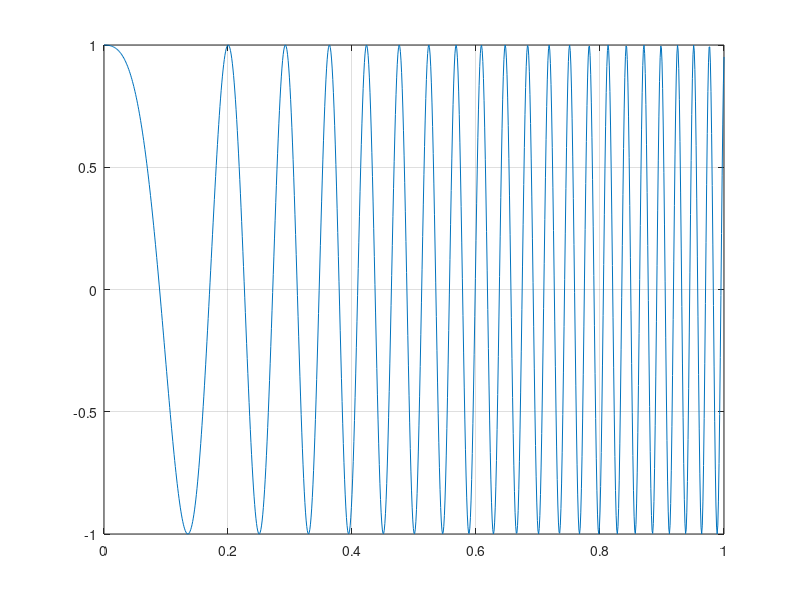

Recreate this plot in MATLAB. (Note: this script raises an error after producing the figure.)
clear all
clc
global w;
global hn;
NmbrOfElements = 6;
%TYPE 1 ......Wb
%TYPE 2.......Wc
%TYPE 3.......Wd
%TYPE 4.......We
%TYPE 5.......Wf
%TYPE 6.......Wg
% colors: magenta,cyan,red, green, blue, black
LineColors       = {'m','c','r','g','b','x'}';
Fs = 1000;          % 1kHz sample rate
t = 0:1/Fs:1;      % 1 seconds @ 1kHz sample rate
fo = 1; f1 = 400;   % Start at 10Hz, go up to 400Hz
y = chirp(t,fo,10,f1)';
plot(t,y');
MyInput = y';
InputSignal = cat(2,t',y);
grid on;

%----- Plot Wb in BS6841 -------------------------------
FilteredSignal = bs6841(y,1,Fs);
Freq = w/2*pi;
semilogx(Freq,20*log10(hn),'m');
hold on;
%----- Plot Wc in BS6841 -------------------------------
FilteredSignal = bs6841(y,2,Fs);
Freq = w/2*pi;
semilogx(Freq,20*log10(hn),'c');
%----- Plot Wd in BS6841 -------------------------------
FilteredSignal = bs6841(y,3,Fs);
Freq = w/2*pi;
semilogx(Freq,20*log10(hn),'r');
%----- Plot We in BS6841 -------------------------------
FilteredSignal = bs6841(y,4,Fs);
Freq = w/2*pi;
semilogx(Freq,20*log10(hn),'g');
%----- Plot Wf in BS6841 -------------------------------
FilteredSignal = bs6841(y,5,Fs);
Freq = w/2*pi;
semilogx(Freq,20*log10(hn),'b');
%----- Plot Wg in BS6841 -------------------------------
FilteredSignal = bs6841(y,6,Fs);
Freq = w/2*pi;
semilogx(Freq,20*log10(hn),'k');

hleg1 = legend('Wb','Wc','Wd','We','Wf','Wg');
title('BS 6841 weightening frequency transfer functions');
axis([0.01 1000 -30 10]);
xlabel('Frequency (Hz)');
ylabel('Gain (dB)');

hold off;


